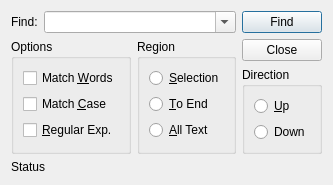
<ui version="4.0" >
 <class>AFindDialogClass</class>
 <widget class="QDialog" name="AFindDialogClass" >
  <property name="geometry" >
   <rect>
    <x>0</x>
    <y>0</y>
    <width>306</width>
    <height>184</height>
   </rect>
  </property>
  <property name="maximumSize" >
   <size>
    <width>16777215</width>
    <height>184</height>
   </size>
  </property>
  <property name="windowTitle" >
   <string>Find Dialog</string>
  </property>
  <layout class="QGridLayout" >
   <item row="0" column="0" >
    <layout class="QHBoxLayout" >
     <item>
      <widget class="QLabel" name="upFindLabel" >
       <property name="text" >
        <string>Find:</string>
       </property>
       <property name="buddy" >
        <cstring>upFindCombo</cstring>
       </property>
      </widget>
     </item>
     <item>
      <widget class="QComboBox" name="upFindCombo" >
       <property name="sizePolicy" >
        <sizepolicy vsizetype="Fixed" hsizetype="Expanding" >
         <horstretch>0</horstretch>
         <verstretch>0</verstretch>
        </sizepolicy>
       </property>
       <property name="focusPolicy" >
        <enum>Qt::StrongFocus</enum>
       </property>
       <property name="editable" >
        <bool>true</bool>
       </property>
      </widget>
     </item>
    </layout>
   </item>
   <item rowspan="2" row="0" column="1" >
    <layout class="QVBoxLayout" >
     <item>
      <widget class="QPushButton" name="upFindButton" >
       <property name="sizePolicy" >
        <sizepolicy vsizetype="Fixed" hsizetype="Fixed" >
         <horstretch>0</horstretch>
         <verstretch>0</verstretch>
        </sizepolicy>
       </property>
       <property name="text" >
        <string>Find</string>
       </property>
       <property name="default" >
        <bool>true</bool>
       </property>
      </widget>
     </item>
     <item>
      <widget class="QPushButton" name="upCloseButton" >
       <property name="sizePolicy" >
        <sizepolicy vsizetype="Fixed" hsizetype="Fixed" >
         <horstretch>0</horstretch>
         <verstretch>0</verstretch>
        </sizepolicy>
       </property>
       <property name="text" >
        <string>Close</string>
       </property>
      </widget>
     </item>
    </layout>
   </item>
   <item rowspan="2" row="1" column="0" >
    <layout class="QHBoxLayout" >
     <item>
      <widget class="QGroupBox" name="upOptionsGroup" >
       <property name="sizePolicy" >
        <sizepolicy vsizetype="Preferred" hsizetype="Preferred" >
         <horstretch>0</horstretch>
         <verstretch>0</verstretch>
        </sizepolicy>
       </property>
       <property name="title" >
        <string>Options</string>
       </property>
       <layout class="QVBoxLayout" >
        <item>
         <widget class="QCheckBox" name="upWordsCheckBox" >
          <property name="text" >
           <string>Match &amp;Words</string>
          </property>
         </widget>
        </item>
        <item>
         <widget class="QCheckBox" name="upCaseCheckBox" >
          <property name="text" >
           <string>Match &amp;Case</string>
          </property>
         </widget>
        </item>
        <item>
         <widget class="QCheckBox" name="upRegExpCheckBox" >
          <property name="text" >
           <string>&amp;Regular Exp.</string>
          </property>
         </widget>
        </item>
       </layout>
      </widget>
     </item>
     <item>
      <widget class="QGroupBox" name="upRegionGroup" >
       <property name="sizePolicy" >
        <sizepolicy vsizetype="Preferred" hsizetype="Preferred" >
         <horstretch>0</horstretch>
         <verstretch>0</verstretch>
        </sizepolicy>
       </property>
       <property name="title" >
        <string>Region</string>
       </property>
       <layout class="QVBoxLayout" >
        <item>
         <widget class="QRadioButton" name="upSelectRadio" >
          <property name="text" >
           <string>&amp;Selection</string>
          </property>
         </widget>
        </item>
        <item>
         <widget class="QRadioButton" name="upToEndRadio" >
          <property name="text" >
           <string>&amp;To End</string>
          </property>
         </widget>
        </item>
        <item>
         <widget class="QRadioButton" name="upAllRadio" >
          <property name="text" >
           <string>&amp;All Text</string>
          </property>
         </widget>
        </item>
       </layout>
      </widget>
     </item>
    </layout>
   </item>
   <item row="2" column="1" >
    <widget class="QGroupBox" name="upDirectionGroup" >
     <property name="sizePolicy" >
      <sizepolicy vsizetype="Preferred" hsizetype="Preferred" >
       <horstretch>0</horstretch>
       <verstretch>0</verstretch>
      </sizepolicy>
     </property>
     <property name="title" >
      <string>Direction</string>
     </property>
     <layout class="QVBoxLayout" >
      <item>
       <widget class="QRadioButton" name="upUpRadio" >
        <property name="text" >
         <string>&amp;Up</string>
        </property>
       </widget>
      </item>
      <item>
       <widget class="QRadioButton" name="upDownRadio" >
        <property name="text" >
         <string>Down</string>
        </property>
       </widget>
      </item>
     </layout>
    </widget>
   </item>
   <item row="3" column="0" colspan="2" >
    <widget class="QLabel" name="upStatusLabel" >
     <property name="sizePolicy" >
      <sizepolicy vsizetype="Fixed" hsizetype="Expanding" >
       <horstretch>0</horstretch>
       <verstretch>0</verstretch>
      </sizepolicy>
     </property>
     <property name="text" >
      <string>Status</string>
     </property>
    </widget>
   </item>
  </layout>
 </widget>
 <resources/>
 <connections/>
</ui>
